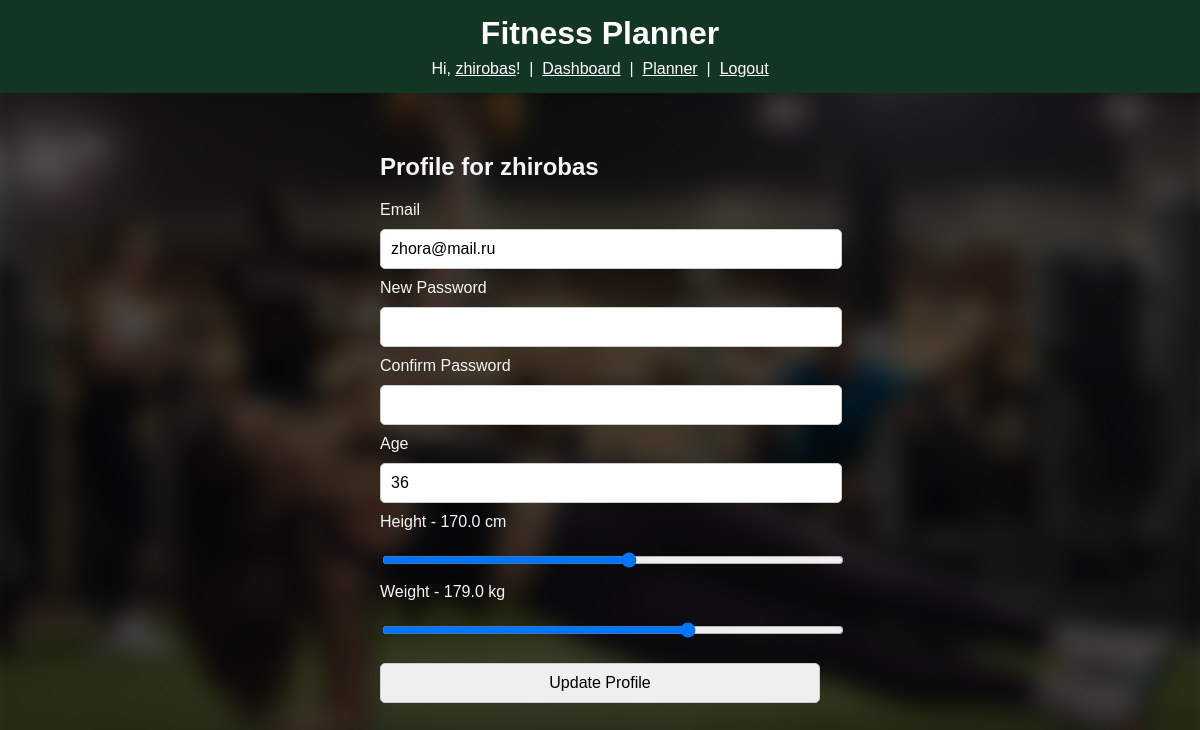
The page /profile (signed in) on the database as committed earlier.
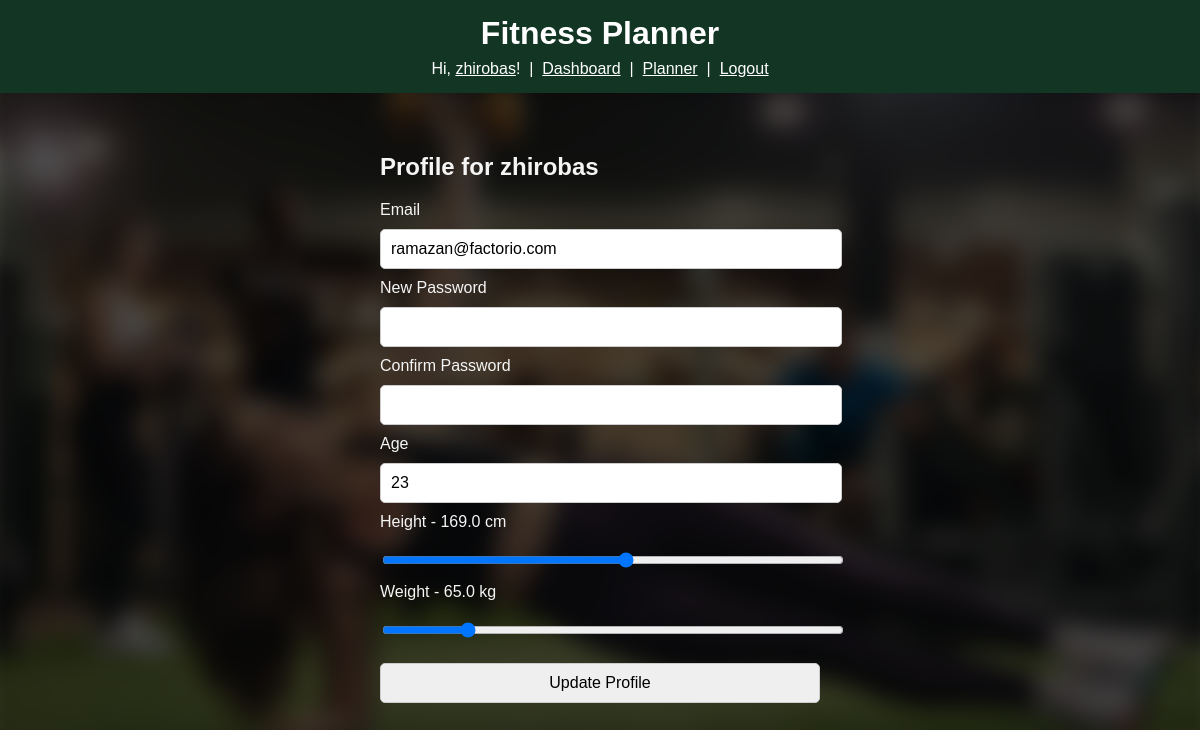
The same page on the database as committed later.
### fitness_app/models.py (models this page shows, shortened)
class User(UserMixin, db.Model):
    id = db.Column(db.Integer, primary_key=True)
    username = db.Column(db.String(50), unique=True, nullable=False)
    email = db.Column(db.String(120), unique=True, nullable=False, index=True)
    password_hash = db.Column(db.String(255), nullable=False)
    is_admin = db.Column(db.Boolean, default=False)
    age = db.Column(db.Integer)
    height_cm = db.Column(db.Float)
    weight_kg = db.Column(db.Float)
    gender = db.Column(db.String(10))  # "Male" / "Female"
    fitness_level = db.Column(db.String(20), default="Intermediate")  # "Beginner", "Intermediate", "Advanced"
    previous_success_rate = db.Column(db.Float, default=0.7)
    previous_goal = db.Column(db.String(20), default="Weight Loss")   # "Weight Loss", "Muscle Gain", "Endurance"
    user_rating = db.Column(db.Float, default=4.0)
    plan_adherence_rate = db.Column(db.Float, default=0.8)
    created_at = db.Column(db.DateTime, default=datetime.utcnow)

### fitness_app/main/routes.py (the view, shortened to what this page needs)
@main_bp.route("/profile", methods=["GET", "POST"])
@login_required
def profile():
    form = ProfileForm(obj=current_user)
    return render_template("main/profile.html", form=form, user=current_user, bg_image="backgrounds/dashboard.jpg")

### fitness_app/forms.py
class ProfileForm(FlaskForm):
    email = StringField("Email", validators=[DataRequired(), Email(), Length(max=120)])
    password = PasswordField("New Password", validators=[Optional(), Length(6, 128)])
    confirm = PasswordField("Confirm Password", validators=[Optional(), EqualTo("password")])
    age = IntegerField("Age", validators=[Optional(), NumberRange(12, 80)])
    height_cm = FloatField("Height (cm)", validators=[Optional(), NumberRange(100, 230)])
    weight_kg = FloatField("Weight (kg)", validators=[Optional(), NumberRange(30, 250)])
    submit = SubmitField("Update Profile")

### fitness_app/__init__.py (called while the page is built)
def create_app():
    app = Flask(__name__, static_folder="static", template_folder="templates")
    app.config["SECRET_KEY"] = os.getenv("SECRET_KEY", "dev-secret-change-me")
    app.config["SQLALCHEMY_DATABASE_URI"] = os.getenv("DATABASE_URL", "sqlite:///fitness.db")
    app.config["SQLALCHEMY_TRACK_MODIFICATIONS"] = False
    db.init_app(app)
    login_manager.init_app(app)
    csrf.init_app(app)
    app.register_blueprint(auth_bp)
    app.register_blueprint(main_bp)
    @app.context_processor
    def inject_csrf_token():
        return dict(csrf_token=generate_csrf())
    with app.app_context():
        db.create_all()
    return app

### fitness_app/models.py (called while the page is built)
@login_manager.user_loader
def load_user(user_id):
    return User.query.get(int(user_id))

### fitness_app/templates/main/profile.html (shortened to what this page needs)
{% extends 'base.html' %}
{% block content %}
<div class="container mt-5">
    <h2>Profile for {{ user.username }}</h2>
    <form method="POST" action="">
        <div class="form-group" style="margin-bottom: 10px;">
            {{ form.email.label }}
            {{ form.email(class="form-control", value=user.email) }}
        </div>
        <div class="form-group" style="margin-bottom: 10px;">
            {{ form.password.label }}
            {{ form.password(class="form-control") }}
        </div>
        <div class="form-group" style="margin-bottom: 10px;">
            {{ form.confirm.label }}
            {{ form.confirm(class="form-control") }}
        </div>
        <div class="form-group" style="margin-bottom: 10px;">
            {{ form.age.label }}
            {{ form.age(class="form-control", value=user.age) }}
        </div>
        <div class="form-group">
            <label for="height-slider">Height - </label>
            <output id="height-value">{{ user.height_cm or 170 }}</output> cm
            <input type="range" min="100" max="230" step="1" name="height_cm" id="height-slider" value="{{ user.height_cm or 170 }}" oninput="document.getElementById('height-value').value = this.value">
        </div>
        <div class="form-group">
            <label for="weight-slider">Weight - </label>
            <output id="weight-value">{{ user.weight_kg or 70 }}</output> kg
            <input type="range" min="30" max="250" step="1" name="weight_kg" id="weight-slider" value="{{ user.weight_kg or 70 }}" oninput="document.getElementById('weight-value').value = this.value">
        </div>
        <div class="form-group mt-3">
            {{ form.submit(class="btn btn-primary") }}
        </div>
    </form>
</div>
{% endblock %}

### fitness_app/templates/base.html (shortened to what this page needs)
<!doctype html>
<html lang="en">
<head>
  <link rel="stylesheet" href="{{ url_for('static', filename='style.css') }}">
</head>
<body>
<header>
  <h1 style="margin:0">Fitness Planner</h1>
  <nav style="margin-top:8px">
    {% if current_user.is_authenticated %}
  <span>Hi, <a href="{{ url_for('main.profile') }}" style="color:#fff; text-decoration:underline">{{ current_user.username }}</a>!</span>
      &nbsp;|&nbsp; <a href="{{ url_for('main.dashboard') }}" style="color:#fff">Dashboard</a>
      &nbsp;|&nbsp; <a href="{{ url_for('main.planner') }}" style="color:#fff">Planner</a>
      &nbsp;|&nbsp; <a href="{{ url_for('auth.logout') }}" style="color:#fff">Logout</a>
    {% else %}
      <a href="{{ url_for('auth.login') }}" style="color:#fff">Login</a>
      &nbsp;|&nbsp; <a href="{{ url_for('auth.register') }}" style="color:#fff">Register</a>
    {% endif %}
  </nav>
</header>
<div class="container">
  {% block content %}{% endblock %}
</div>
</body>
</html>

### fitness_app/static/style.css (style rules this page uses)
:root { --primary-color: #123524; --secondary-color: #ffffff; --accent-color: #17442eff; }
body { font-family: Arial, sans-serif; background: var(--secondary-color); margin:0; color: whitesmoke; }
header { background: var(--primary-color); color:#fff; padding:15px; text-align:center; position:relative; }
.container { max-width: 520px; margin: auto; padding: 20px; width: 100%; box-sizing: border-box; }
input, select, button { width:100%; padding:10px; margin-top:10px; font-size:16px; border-radius:5px; border:1px solid #ccc; }

Rows that differ between the two databases and show on the page:
changed User "zhirobas": email "zhora@mail.ru" → "ramazan@factorio.com"; age "36" → "23"; height_cm "170.0" → "169.0"; height_cm "170" → "169"; weight_kg "179.0" → "65.0"; weight_kg "179" → "65"
